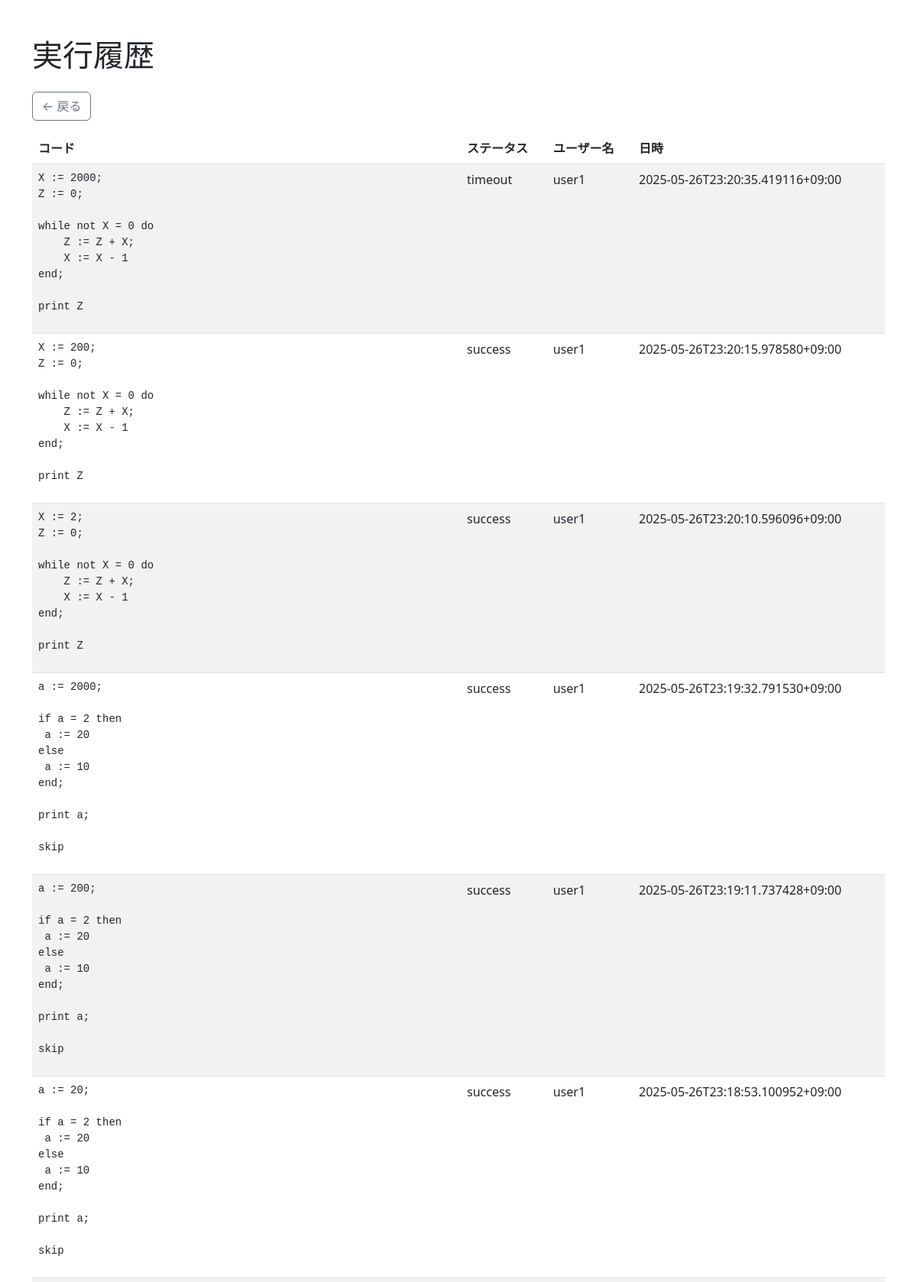
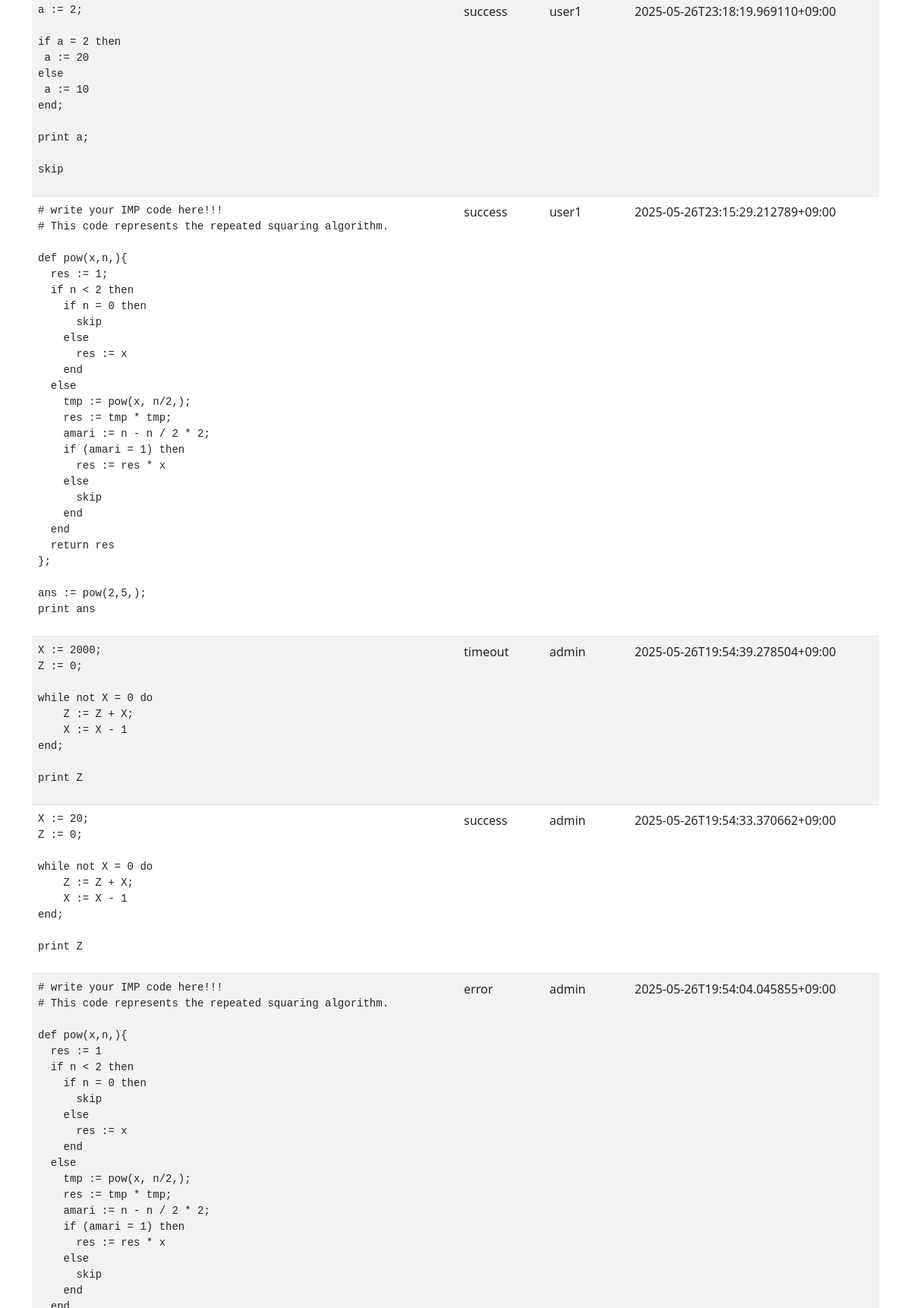
The app's page /history (signed in, upper part) with its own data (2 pictures, top to bottom).
### tables this page shows
CREATE TABLE history (
            id INTEGER PRIMARY KEY AUTOINCREMENT,
            code TEXT NOT NULL,
            status TEXT CHECK(status IN ('success', 'timeout', 'error')) NOT NULL,
            date TEXT NOT NULL,
            user_id INTEGER NOT NULL,
            FOREIGN KEY (user_id) REFERENCES users(id)
        );

CREATE TABLE users (
            id INTEGER PRIMARY KEY AUTOINCREMENT,
            username TEXT UNIQUE NOT NULL,
            password_hash TEXT NOT NULL
        );

### app.py (the view)
@app.route("/history")
@login_required
def history():
    conn = sqlite3.connect(DB_PATH)
    c = conn.cursor()
    c.execute("""
        SELECT A.code, A.status, A.date, B.username
        FROM history A
        JOIN users B ON A.user_id = B.id
        ORDER BY A.date DESC
        LIMIT 100
    """)
    records = c.fetchall()
    conn.close()
    return render_template("history.html", records=records)

### app.py (called while the page is built)
@login_manager.user_loader
def load_user(user_id):
    return User.get_by_id(int(user_id))

    @staticmethod
    def get_by_id(user_id):
        conn = sqlite3.connect(DB_PATH)
        c = conn.cursor()
        c.execute("SELECT id, username, password_hash FROM users WHERE id = ?", (user_id,))
        row = c.fetchone()
        conn.close()
        return User(*row) if row else None

### templates/history.html (shortened to what this page needs)
<!DOCTYPE html>
<html lang="ja">
<head>
  <link href="https://cdn.jsdelivr.net/npm/bootstrap@5.3.0/dist/css/bootstrap.min.css" rel="stylesheet">
</head>
<body>
<div class="container mt-5">
  <h1 class="mb-4">実行履歴</h1>
  <a href="{{ url_for('index') }}" class="btn btn-outline-secondary mb-3">← 戻る</a>
  <table class="table table-striped">
    <thead>
      <tr>
        <th scope="col">コード</th>
        <th scope="col">ステータス</th>
        <th scope="col">ユーザー名</th>
        <th scope="col">日時</th>
      </tr>
    </thead>
    <tbody>
    {% for code, status, date, username in records %}
      <tr>
        <td><pre style="white-space: pre-wrap;">{{ code }}</pre></td>
        <td>{{ status }}</td>
        <td>{{ username }}</td>
        <td>{{ date }}</td>
      </tr>
    {% endfor %}
    </tbody>
  </table>
</div>
</body>
</html>

### records on screen
history: code "X := 2000; Z := 0; while not X = 0 do Z := Z + X; X := X - 1 end; print Z", status "timeout", username "user1", date "2025-05-26T23:20:35.419116+09:00"
history: code "X := 200; Z := 0; while not X = 0 do Z := Z + X; X := X - 1 end; print Z", status "success", username "user1", date "2025-05-26T23:20:15.978580+09:00"
history: code "X := 2; Z := 0; while not X = 0 do Z := Z + X; X := X - 1 end; print Z", status "success", username "user1", date "2025-05-26T23:20:10.596096+09:00"
history: code "a := 2000; if a = 2 then a := 20 else a := 10 end; print a; skip", status "success", username "user1", date "2025-05-26T23:19:32.791530+09:00"
history: code "a := 200; if a = 2 then a := 20 else a := 10 end; print a; skip", status "success", username "user1", date "2025-05-26T23:19:11.737428+09:00"
history: code "a := 20; if a = 2 then a := 20 else a := 10 end; print a; skip", status "success", username "user1", date "2025-05-26T23:18:53.100952+09:00"
history: code "a := 2; if a = 2 then a := 20 else a := 10 end; print a; skip", status "success", username "user1", date "2025-05-26T23:18:19.969110+09:00"
history: code "# write your IMP code here!!! # This code represents the repeated squaring algorithm. def pow(x,n,){ res := 1; if n < 2 then if n = 0 then skip else res := x end else tmp := pow(x, n/2,); res := tmp * tmp; amari := n - n / 2 * 2; if (amari = 1) then res := res * x else skip end end return res }; ans := pow(2,5,); print ans", status "success", username "user1", date "2025-05-26T23:15:29.212789+09:00"
history: code "X := 2000; Z := 0; while not X = 0 do Z := Z + X; X := X - 1 end; print Z", status "timeout", username "admin", date "2025-05-26T19:54:39.278504+09:00"
history: code "X := 20; Z := 0; while not X = 0 do Z := Z + X; X := X - 1 end; print Z", status "success", username "admin", date "2025-05-26T19:54:33.370662+09:00"
history: status "error", username "admin", date "2025-05-26T19:54:04.045855+09:00"
